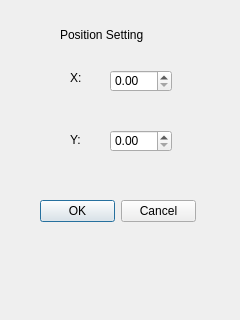
<?xml version="1.0" encoding="UTF-8"?>
<ui version="4.0">
 <class>Form</class>
 <widget class="QWidget" name="Form">
  <property name="geometry">
   <rect>
    <x>0</x>
    <y>0</y>
    <width>240</width>
    <height>320</height>
   </rect>
  </property>
  <property name="windowTitle">
   <string>Form</string>
  </property>
  <property name="locale">
   <locale language="English" country="UnitedStates"/>
  </property>
  <property name="windowFilePath">
   <string/>
  </property>
  <widget class="QDialogButtonBox" name="buttonBox">
   <property name="geometry">
    <rect>
     <x>40</x>
     <y>200</y>
     <width>156</width>
     <height>23</height>
    </rect>
   </property>
   <property name="whatsThis">
    <string>&lt;html&gt;&lt;head/&gt;&lt;body&gt;&lt;p&gt;OK&lt;/p&gt;&lt;/body&gt;&lt;/html&gt;</string>
   </property>
   <property name="styleSheet">
    <string notr="true"/>
   </property>
   <property name="locale">
    <locale language="English" country="UnitedStates"/>
   </property>
   <property name="standardButtons">
    <set>QDialogButtonBox::Cancel|QDialogButtonBox::Ok</set>
   </property>
   <property name="centerButtons">
    <bool>false</bool>
   </property>
  </widget>
  <widget class="QLabel" name="label">
   <property name="geometry">
    <rect>
     <x>60</x>
     <y>20</y>
     <width>111</width>
     <height>31</height>
    </rect>
   </property>
   <property name="text">
    <string>&lt;html&gt;&lt;head/&gt;&lt;body&gt;&lt;p&gt;Position Setting&lt;/p&gt;&lt;/body&gt;&lt;/html&gt;</string>
   </property>
  </widget>
  <widget class="QLabel" name="labelX">
   <property name="geometry">
    <rect>
     <x>70</x>
     <y>70</y>
     <width>21</width>
     <height>16</height>
    </rect>
   </property>
   <property name="text">
    <string>X:</string>
   </property>
  </widget>
  <widget class="QLabel" name="labelY">
   <property name="geometry">
    <rect>
     <x>70</x>
     <y>130</y>
     <width>20</width>
     <height>20</height>
    </rect>
   </property>
   <property name="text">
    <string>Y:</string>
   </property>
  </widget>
  <widget class="QDoubleSpinBox" name="position_X_Box">
   <property name="geometry">
    <rect>
     <x>110</x>
     <y>70</y>
     <width>62</width>
     <height>22</height>
    </rect>
   </property>
  </widget>
  <widget class="QDoubleSpinBox" name="position_YBox">
   <property name="geometry">
    <rect>
     <x>110</x>
     <y>130</y>
     <width>62</width>
     <height>22</height>
    </rect>
   </property>
  </widget>
 </widget>
 <resources/>
 <connections/>
</ui>
